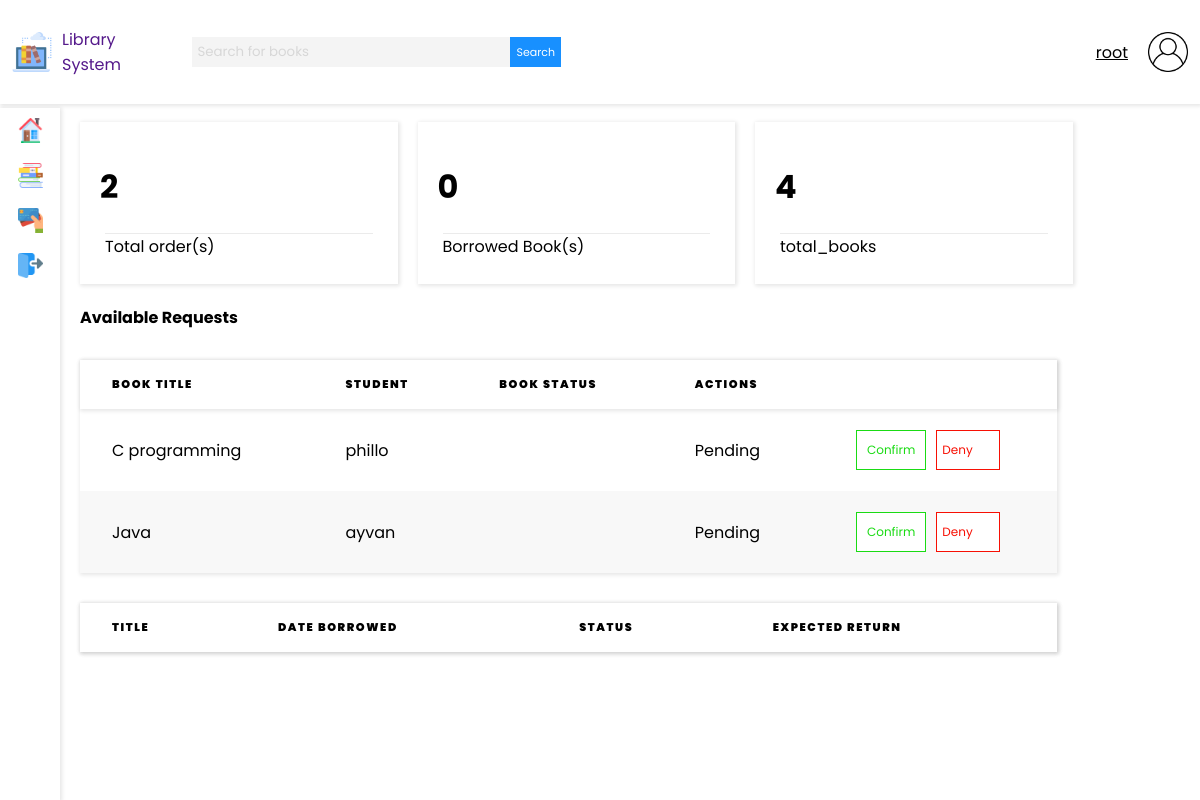
Screenshot of /books/book_requests/ (signed in) with the database file from the repository.
### base/models.py (models this page shows, shortened)
class Order(models.Model):
    STATUS = (
        ('Pending', 'Pending'),
        ('Accepted', 'Accepted'),
        ('Returned', 'Returned'),
    )
    book_name = models.ForeignKey(Book, null=True, on_delete = models.SET_NULL)
    date_borrowed = models.DateTimeField(auto_now_add=False, auto_now= False, blank= True)
    return_date = models.DateTimeField(auto_now_add=False, auto_now= False, blank= True)
    status = models.CharField(max_length=200, null=True, choices=STATUS)
    student_name = models.ForeignKey(User, null=True, on_delete = models.SET_NULL)

class Book(models.Model):
    title = models.CharField(max_length=200)
    author = models.CharField(max_length=200)
    description = models.TextField(null=True, blank=True)
    updated = models.DateField(auto_now=True)
    updated = models.DateField(auto_now_add=True)
    def __str__(self):
        return self.title

### base/views.py (the view)
# urls.py: path('books/book_requests/', views.bookRequests, name='book_requests'),
@login_required(login_url='/login')
def bookRequests(request):
    total_order_count = Order.objects.filter(status='Pending').count()
    total_orders = Order.objects.filter(status='Pending')
    total_borrowed = Order.objects.filter(status='Accepted').count()
    borrowed_books = Order.objects.filter(status="Accepted")
    user_role = Role.objects.get(user=request.user.id)
    total_books = Book.objects.count()
    student_name = User.objects.get(username=request.user)
    context = {
        'total_order_count': total_order_count,
        'total_orders': total_orders,
        'total_borrowed': total_borrowed,
        'user_role': user_role,
        'borrowed_books': borrowed_books,
        'total_books' : total_books,
        'student_name' : student_name,
    }
    return render(request, "books/book_requests.html", context)

### templates/books/book_requests.html (shortened to what this page needs)
{% extends 'main.html' %}
{% load static %}
{% block content %}
{% if user_role.role == 'Student' %}
<div class="">
    <table>
        <thead>
            <tr>
                <th>Title</th>
                <th>Status</th>
                <th>Return Date</th>
                <td>Actions</td>
            </tr>
        </thead>
        <tbody>
            {% for book in total_orders %}
            <tr>
                <td>{{ book.book_name }}</td>
                <td>{{ book.status }}</td>
                <td>{{ book.return_date }}</td>
                <td class="table-actions">
                    <a href="{% url 'confirm_book' book.id %}" class="edit-button">Confirm</a>
                </td>
            </tr>
            {% endfor %}
        </tbody>
    </table>
</div>
{% else %}
<div class="dashboard-card-container">
    <div class="dashboard-card">
        <h1>{{ total_order_count }}</h1>
        <p>Total order(s)</p>
    </div>
    <div class="dashboard-card">
        <h1>{{ total_borrowed }}</h1>
        <p>Borrowed Book(s)</p>
    </div>
    <div class="dashboard-card">
        <h1>{{ total_books }}</h1>
        <p>total_books</p>
    </div>
</div>
<div>
    <div class="table-header">
        <h4 class="table-title">Available Requests</h4>
    </div>
    <table class="books-table-container">
        <thead>
            <tr>
                <th>Book Title</th>
                <th>Student</th>
                <th>Book Status</th>
                <th>Actions</th>
            </tr>
        </thead>
        <tbody>
            {% for order in total_orders %}
            <tr>
                <td>{{ order.book_name }}</td>
                <td>{{ order.student_name}}</td>
                <td>{{ order.book.title }}</td>
                <td>{{ order.status }}</td>
                <td class="table-actions">
                    <a href="{% url 'confirm_book' order.id %}" class="confirm-button">Confirm</a>
                    <a href="{% url 'deny_book' order.id %}" class="deny-button">Deny</a>
                </td>
            </tr>
            {% endfor %}
        </tbody>
    </table>
</div>
<div>
    <table class="books-table-container">
        <thead>
            <tr>
                <th>Title</th>
                <th>Date Borrowed</th>
                <th>Status</th>
                <th>Expected Return</th>
            </tr>
        </thead>
    </table>
</div>
{% endif %}
{% endblock %}

### templates/navbar.html
{% load static %}
<nav class="navbar">
    <div class="nav-logo-search">
        <a href="" class="navbar-brand">
            <img class="navbar-image" src="{% static 'images/digital-library.png' %}" alt="">
            <span>Library System</span>
        </a>
        <form method="GET" action="" class="nav-search nav-search-responsive">
            <input value="{{ q }}" name="q" class="nav-search-input" type="text" placeholder="Search for books">
            <button class="nav-search-button" type="submit">Search</button>
        </form>
    </div>
    <div class="nav-user-profile">
        <span>{{ request.user }}</span>
        <img class="navbar-image" src="{% static 'images/user.png' %}" alt="">
    </div>
</nav>

### static/styles/main3.css (style rules this page uses)
body { font-family: 'Poppins', sans-serif; padding: 0; margin: 0; background-color: #fff; box-sizing: border-box; }
a,input,button { text-decoration: none; font-family: 'Poppins'; }
table { border-collapse: collapse; text-align: left; width: 100%; overflow-x: scroll; }
thead { box-shadow: 1px 1px 4px 1px rgba(0, 0, 0, 0.1); }
thead th { padding: 1rem 2rem; text-transform: uppercase; letter-spacing: 0.1rem; font-size: 0.7rem; font-weight: 900; }
tbody td { padding: 1rem 2rem; }
tbody tr:nth-child(even) { background-color: #f8f8f8; }
.table-actions { display: flex; flex-direction: row; }
.navbar { height: 13vh; background-color: #fff; box-shadow: 1px 1px 4px 1px rgba(0, 0, 0, 0.1); display: flex; flex-direction: row; align-items: center; padding: 0 1%; position: fixed; top: 0; left: 0; width: 98%; }
.nav-logo-search { display: flex; width: 50%; justify-content: space-between; align-items: center; }
.navbar-brand { display: block; width: 30%; display: flex; align-items: center; }
.navbar-brand span { margin: 0 10px; }
.navbar-image { height: 40px; width: 40px; }
.nav-search { width: 70%; display: flex; flex-direction: row; margin: 10px 10px; }
.nav-search-input { border: 0; background-color: #f4f4f4; height: 30px; width: 80%; margin: 0; padding: 5px; outline: none; }
.nav-search-input::placeholder { color: #d7d7d7; font-family: 'Poppins'; }
.nav-search-button { background-color: #1890ff; color: #ffffff; border: 0; border-radius: 0; transition: .3s ease-in; font-size: 11px; }
.nav-user-profile { width: 50%; display: flex; justify-content: flex-end; align-items: center; }
.nav-user-profile span { margin: 0 20px; text-decoration: underline; cursor: pointer; }
.dashboard-card-container { display: flex; width: 100%; }
.dashboard-card { width: 25%; box-shadow: 1px 1px 4px 1px rgba(0, 0, 0, 0.1); padding: 20px; margin-right: 20px; transition: .3s ease-in; }
.books-table-container { box-shadow: 1px 1px 4px 1px rgba(0, 0, 0, 0.1); padding: 20px; width: 88%; margin-top: 30px; }
.dashboard-card p { border-top: 1px solid #ebebeb; }
.book-card h3,p { margin: 5px; }

### rows the page displays
Order: book_name "C programming", student_name "phillo", status "Pending"
Order: book_name "Java", student_name "ayvan", status "Pending"

### other values shown
{{ request.user }} "root"
{{ total_order_count }} "2"
{{ total_borrowed }} "0"
{{ total_books }} "4"
